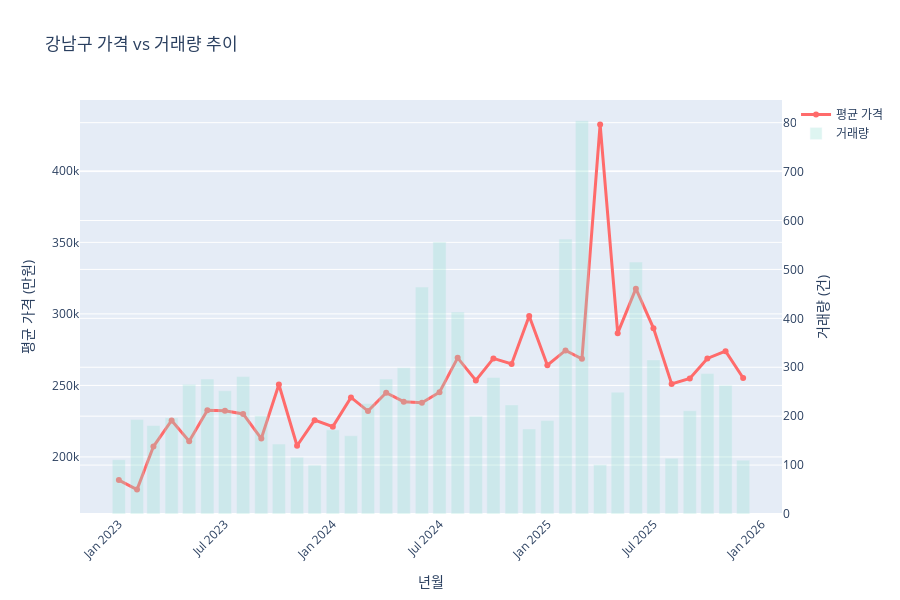

The notebook cell this image was saved under:
### Code cell
# 4. 거래량과 가격 동시 표시 (듀얼 축)
fig4 = go.Figure()

# 강남구 예시
gangnam = monthly_gu[monthly_gu['CGG_NM'] == '강남구']

# 가격 (왼쪽 축)
fig4.add_trace(go.Scatter(
    x=gangnam['year_month'],
    y=gangnam['avg_price'],
    name='평균 가격',
    yaxis='y',
    mode='lines+markers',
    line=dict(color='#FF6B6B', width=3)
))

# 거래량 (오른쪽 축)
fig4.add_trace(go.Bar(
    x=gangnam['year_month'],
    y=gangnam['txn_cnt'],
    name='거래량',
    yaxis='y2',
    opacity=0.3,
    marker_color='#95E1D3'
))

fig4.update_layout(
    title='강남구 가격 vs 거래량 추이',
    xaxis=dict(title='년월', tickangle=-45),
    yaxis=dict(
        title='평균 가격 (만원)',
        side='left'
    ),
    yaxis2=dict(
        title='거래량 (건)',
        side='right',
        overlaying='y'
    ),
    hovermode='x unified',
    height=600
)

fig4.show()

### Figure 1 — Plotly figure (JSON) as saved in the notebook; plotly's stock layout.template omitted (floating-point values rounded to 4 significant figures)
{"data": [{"line": {"color": "#FF6B6B", "width": 3}, "mode": "lines+markers", "name": "평균 가격", "type": "scatter", "x": ["2023-01", "2023-02", "2023-03", "2023-04", "2023-05", "2023-06", "2023-07", "2023-08", "2023-09", "2023-10", "2023-11", "2023-12", "2024-01", "2024-02", "2024-03", "2024-04", "2024-05", "2024-06", "2024-07", "2024-08", "2024-09", "2024-10", "2024-11", "2024-12", "2025-01", "2025-02", "2025-03", "2025-04", "2025-05", "2025-06", "2025-07", "2025-08", "2025-09", "2025-10", "2025-11", "2025-12"], "y": [183800.0, 177200.0, 207200.0, 225500.0, 211000.0, 232600.0, 232300.0, 230100.0, 212900.0, 250600.0, 207800.0, 225700.0, 221200.0, 241600.0, 232100.0, 244800.0, 238600.0, 237800.0, 245200.0, 269300.0, 253500.0, 268900.0, 265000.0, 298500.0, 264100.0, 274400.0, 268600.0, 432400.0, 286500.0, 317600.0, 290000.0, 251000.0, 254800.0, 268800.0, 274000.0, 255200.0], "yaxis": "y"}, {"marker": {"color": "#95E1D3"}, "name": "거래량", "opacity": 0.3, "type": "bar", "x": ["2023-01", "2023-02", "2023-03", "2023-04", "2023-05", "2023-06", "2023-07", "2023-08", "2023-09", "2023-10", "2023-11", "2023-12", "2024-01", "2024-02", "2024-03", "2024-04", "2024-05", "2024-06", "2024-07", "2024-08", "2024-09", "2024-10", "2024-11", "2024-12", "2025-01", "2025-02", "2025-03", "2025-04", "2025-05", "2025-06", "2025-07", "2025-08", "2025-09", "2025-10", "2025-11", "2025-12"], "y": [111, 193, 181, 197, 265, 276, 252, 281, 201, 143, 116, 100, 172, 160, 226, 276, 299, 464, 556, 413, 200, 279, 223, 174, 191, 562, 804, 101, 249, 515, 315, 114, 211, 287, 263, 110], "yaxis": "y2"}], "layout": {"height": 600, "hovermode": "x unified", "title": {"text": "강남구 가격 vs 거래량 추이"}, "xaxis": {"tickangle": -45, "title": {"text": "년월"}}, "yaxis": {"side": "left", "title": {"text": "평균 가격 (만원)"}}, "yaxis2": {"overlaying": "y", "side": "right", "title": {"text": "거래량 (건)"}}}}
